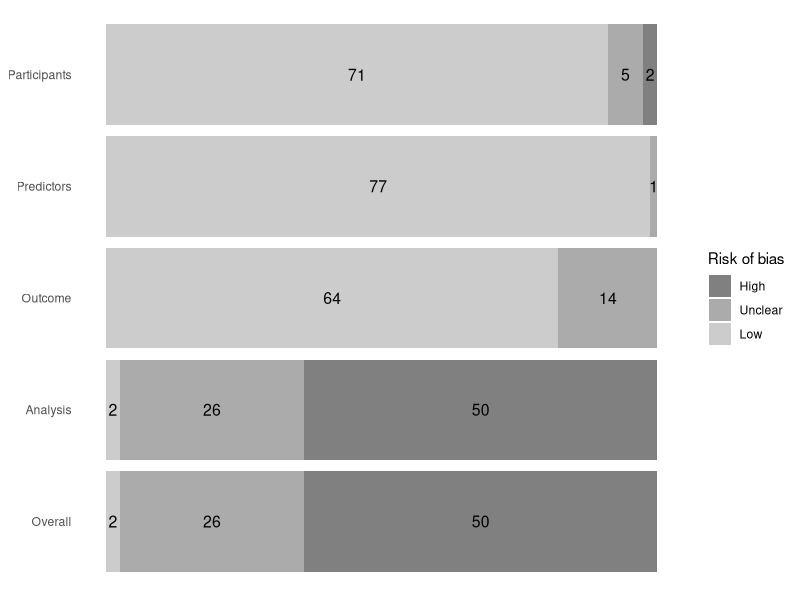

Generate this figure with R:
### Plot for risk of bias

#Libraries
library(readxl)
library(tidyverse)

#Read in data
data<- read_xlsx("data/data-extraction-rob-analysis.xlsx", sheet = "RoB")

#Rearrange in long format
data<- data %>%
  pivot_longer(c(Participants, Predictors, Outcome, Analysis, Overall), names_to = "Domain", values_to = "Risk")

#Summary plot of risk of bias in each domain 
data %>%
  group_by(Domain, Risk) %>%   #group to get number of each level of risk in each domain
  summarise(n = n()) %>%
  ggplot(aes(x=factor(Domain, levels = c("Overall", "Analysis", "Outcome", "Predictors", "Participants")), y = n, fill=factor(Risk, levels = c("High", "Unclear", "Low")))) +
  geom_bar(stat = "identity") +
  coord_flip() +
  geom_text(aes(label= n), size = 4, position = position_stack(vjust = 0.5)) +   #add number in each category
  theme(axis.title.x = element_blank(), axis.text.x = element_blank(), axis.ticks.x = element_blank(),
        axis.title.y = element_blank(), axis.ticks.y = element_blank(),
        panel.grid.major = element_blank(), panel.grid.minor = element_blank(), panel.background = element_blank(), axis.line = element_blank()) +
  scale_fill_grey("Risk of bias", start = 0.5, end = 0.8)
